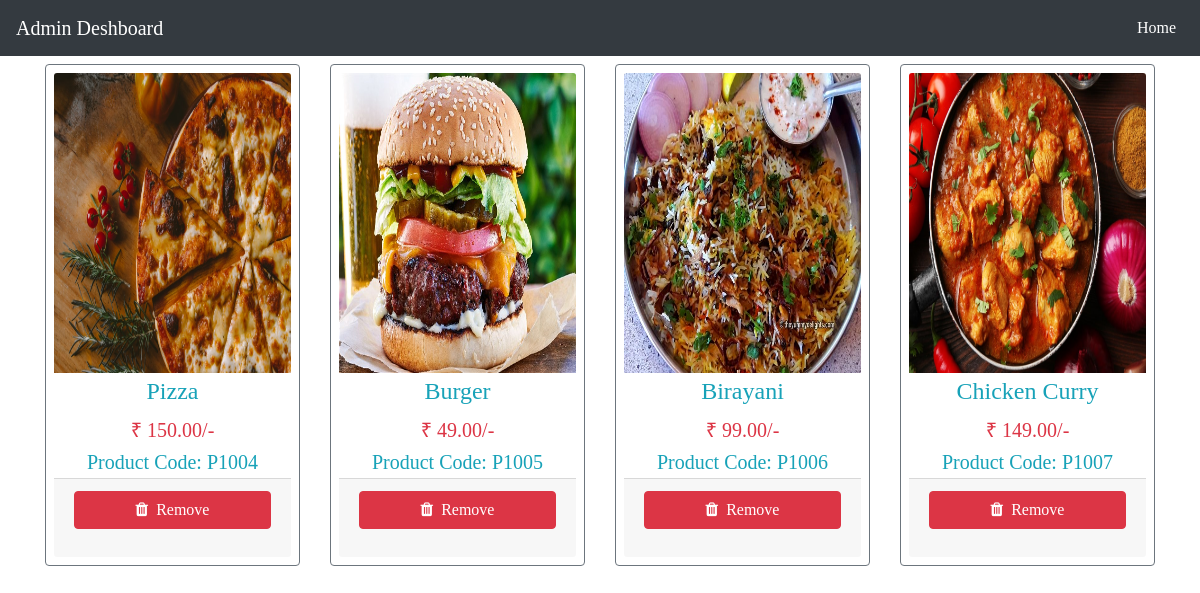
/admin/products.php, run on the app's committed database.
### tables this page shows
CREATE TABLE `product` (
  `id` int(11) NOT NULL,
  `product_name` varchar(255) NOT NULL,
  `product_price` varchar(50) NOT NULL,
  `product_image` varchar(255) NOT NULL,
  `product_code` varchar(10) NOT NULL
);

### admin/products.php (the view, shortened to what this page needs)
<?php include "header.php" ?>
<div class="container">
  <div class="row mt-2 pb-3">
	<?php
	include "../config.php";
	$data=mysqli_query($con,"select * from product");
	while($result=mysqli_fetch_array($data)):
	?>
	<div class="col-lg-3 col-sm-6 col-md-4 mb-2">
		<div class="card-deck">
			<div class="card p-2 border-secondary mb-2">
				<img src="../image/<?php echo $result['product_image'];?>" class="card-img-top" height="300px">
				<div class="card-body p-1">
					<h4 class="card-title text-center text-info"><?php echo $result['product_name'];?></h4>
					<h5 class="card-text text-center text-danger">&#8377;&nbsp;<?php echo number_format($result['product_price'],2);?>/-</h5>
					<h5 class="card-text text-center text-info">Product Code:&nbsp;<?php echo $result['product_code'];?></h5>
				</div>
				<div class="card-footer">
				<form action="" class="form-submit" method="post">
				<button type="submit" name="remove" class="btn btn-danger btn-block"><i class="fa fa-trash"></i> &nbsp;Remove</button>
					</form>
				</div>
			</div>
		</div>
	</div>
	<?php endwhile; ?>
  </div>
</div>
<?php include "footer.php" ?>

### admin/header.php (shortened to what this page needs)
<html lang="en">
<head>
  <link rel="stylesheet" href="https://maxcdn.bootstrapcdn.com/bootstrap/4.3.1/css/bootstrap.min.css">
  <link rel="stylesheet" href="https://cdnjs.cloudflare.com/ajax/libs/font-awesome/4.7.0/css/font-awesome.min.css">
</head>
<body>
<nav class="navbar navbar-expand-md bg-dark navbar-dark">
  <a class="navbar-brand" href="index.php">Admin Deshboard</a>
  <div class="collapse navbar-collapse" id="collapsibleNavbar">
    <ul class="navbar-nav ml-auto">
      <li class="nav-item">
        <a class="nav-link active" href="admin.php">Home</a>
      </li>
    </ul>
  </div>
</nav>

### admin/footer.php (shortened to what this page needs)
</body>
</html>

### admin/header.php (style rules this page uses)
* { font-family:times new roman; }

### data on the page
product: product_image (picture), product_name "Pizza", product_price "150.00", product_code "P1004"
product: product_image (picture), product_name "Burger", product_price "49.00", product_code "P1005"
product: product_image (picture), product_name "Birayani", product_price "99.00", product_code "P1006"
product: product_image (picture), product_name "Chicken Curry", product_price "149.00", product_code "P1007"
